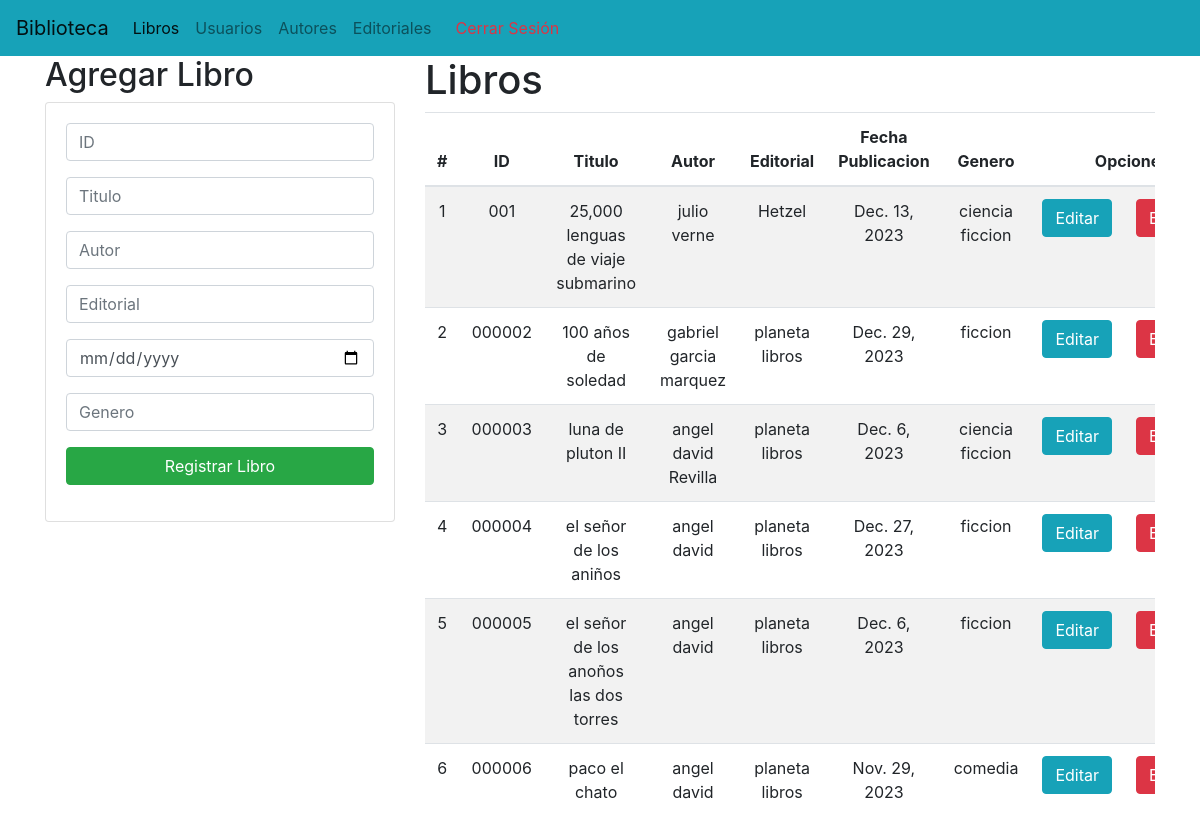
Before: / with the older database file.
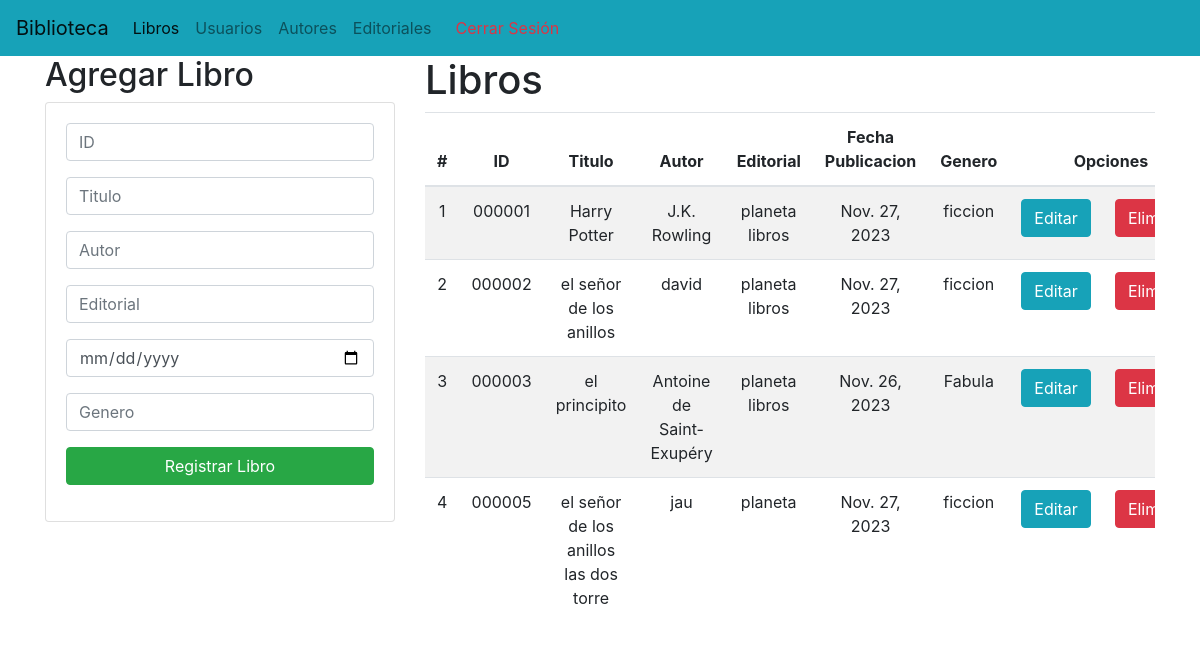
After: the same page with the newer database file.
### Aplicaciones/Biblioteca/models.py (models this page shows, shortened)
class libros(models.Model):
    id = models.CharField(primary_key=True, max_length=6)
    titulo = models.CharField(max_length=200)
    autor = models.CharField(max_length=200)
    editorial = models.CharField(max_length=200)
    fecha = models.DateField(max_length=200)
    genero = models.CharField(max_length=200)

### Aplicaciones/Biblioteca/views.py (the view)
# urls.py: path('', views.home, name='home'),
def home(request):
    librosListas = libros.objects.all()
    return render(request, "gestionLibros.html", {"libros":librosListas})

### Aplicaciones/Biblioteca/templates/gestionLibros.html (shortened to what this page needs)
{% extends "./base.html" %}
{% block body %}
<div class="row">
    <div class="col-sm-12 col-md-6 col-lg-4 col-xl-4">
        <h2>Agregar Libro</h2>
        <div class="card">
            <div class="card-body">
                <form action="/registrarLibros/" method="post">{% csrf_token %}
                    <div class="form-group">
                        <input type="text" id="txtid" name="txtid" class="form-control" placeholder="ID"
                            minlength="6" maxlength="6" required>
                    </div>
                    <div class="form-group">
                        <input type="text" id="txttitulo" name="txttitulo" class="form-control" placeholder="Titulo"
                             maxlength="70" required>
                    </div>
                    <div class="form-group">
                        <input type="text" id="txtautor" name="txtautor" class="form-control" placeholder="Autor"
                             maxlength="70" required>
                    </div>
                    <div class="form-group">
                        <input type="text" id="txtedito" name="txtedito" class="form-control" placeholder="Editorial"
                             maxlength="70" required>
                    </div>
                    <div class="form-group">
                        <input type="date" id="datefecha" name="datefecha" class="form-control" placeholder="Fecha"  required>
                    </div>
                    <div class="form-group">
                        <input type="text" id="txtgen" name="txtgen" class="form-control" placeholder="Genero"
                             maxlength="70" required>
                    </div>
                    <div class="form-group">
                        <button type="submit" class="btn btn-success btn-block text-white">Registrar Libro</button>
                    </div>
                </form>
            </div>
        </div>
    </div>
    <div class="col-sm-12 col-md-6 col-lg-8 col-xl-8">
        <h1>Libros</h1>
        <div class="table-responsive py=2">
            <table class="table table-striped">
                <thead>
                    <tr>
                        <th>#</th>
                        <th>ID</th>
                        <th>Titulo</th>
                        <th>Autor</th>
                        <th>Editorial</th>
                        <th>Fecha Publicacion</th>
                        <th>Genero</th>
                        <th colspan="2">Opciones</th>
                    </tr>
                </thead>
                <tbody>
                    {% for c in libros %}
                    <tr>
                        <td>{{forloop.counter}}</td>
                        <td>{{c.id}}</td>
                        <td>{{c.titulo}}</td>
                        <td>{{c.autor}}</td>
                        <td>{{c.editorial}}</td>
                        <td>{{c.fecha}}</td>
                        <td>{{c.genero}}</td>
                        <td><a href="edicionLibro/{{c.id}}" class="btn btn-info">Editar</a></td>
                        <td><a href="eliminacionLibro/{{c.id}}" class="btn btn-danger btnEliminacion">Eliminar</a></td>
                    </tr>
                    {% endfor %}
                </tbody>
            </table>
        </div>
    </div>
</div>
{% endblock %}

### Aplicaciones/Biblioteca/templates/base.html (shortened to what this page needs)
<!DOCTYPE html>
<html lang="en">
<head>
    {% load static %}
    <link rel="stylesheet" href="https://cdn.jsdelivr.net/npm/bootstrap@4.4.1/dist/css/bootstrap.min.css"
>
    <link rel="stylesheet" href="{% static 'css/gestionLibros.css' %}">
</head>
<body>
    <nav class="navbar navbar-expand-lg navbar-light bg-info">
        <a class="navbar-brand" href="#">Biblioteca</a>
        <div class="collapse navbar-collapse" id="navbarNav">
          <ul class="navbar-nav">
            <li class="nav-item active">
              <a class="nav-link" href="#">Libros<span class="sr-only">(current)</span></a>
            </li>
            <li class="nav-item">
              <a class="nav-link" href="{% url 'gestionUs' %}">Usuarios</a>
            </li>
            <li class="nav-item">
              <a class="nav-link" href="{% url 'gestionAu' %}">Autores</a>
            </li>
            <li class="nav-item">
              <a class="nav-link" href="{% url 'gestionEd' %}">Editoriales</a>
            </li>
            {% if user.is_authenticated %}
            <li class="nav-item">
              <a class="nav-link text-danger" href="{% url 'logout' %}">
                  <i class="fas fa-sign-out-alt mr-2"></i> Cerrar Sesión
              </a>
          </li>
            {% else %}
            <li class="nav-item">
              <a class="nav-link text-danger" href="{% url 'login' %}">
              </a>
          </li>
            {% endif %}
          </ul>
        </div>
      </nav>
      <div class="container py=4">
        {% block body %}
        {% endblock %}
      </div>
</body>
</html>

### Aplicaciones/Biblioteca/static/css/gestionLibros.css (style rules this page uses)
th, td { text-align: center; vertical-align:middle; }

Changed rows visible on the page:
removed libros: id "001", titulo "25,000 lenguas de viaje submarino", autor "julio verne", editorial "Hetzel", fecha "Dec. 13, 2023", genero "ciencia ficcion"
removed libros: id "000004", titulo "el señor de los aniños", autor "angel david", editorial "planeta libros", fecha "Dec. 27, 2023", genero "ficcion"
removed libros: id "000006", titulo "paco el chato", autor "angel david", editorial "planeta libros", fecha "Nov. 29, 2023", genero "comedia"
added libros: id "000001", titulo "Harry Potter", autor "J.K. Rowling", editorial "planeta libros", fecha "Nov. 27, 2023", genero "ficcion"
changed libros id 000002: titulo "100 años de soledad" → "el señor de los anillos"; autor "gabriel garcia marquez" → "david"; fecha "Dec. 29, 2023" → "Nov. 27, 2023"
changed libros id 000003: titulo "luna de pluton II" → "el principito"; autor "angel david Revilla" → "Antoine de Saint-Exupéry"; fecha "Dec. 6, 2023" → "Nov. 26, 2023"; genero "ciencia ficcion" → "Fabula"
changed libros id 000005: titulo "el señor de los anoños las dos torres" → "el señor de los anillos las dos torre"; autor "angel david" → "jau"; editorial "planeta libros" → "planeta"; fecha "Dec. 6, 2023" → "Nov. 27, 2023"
